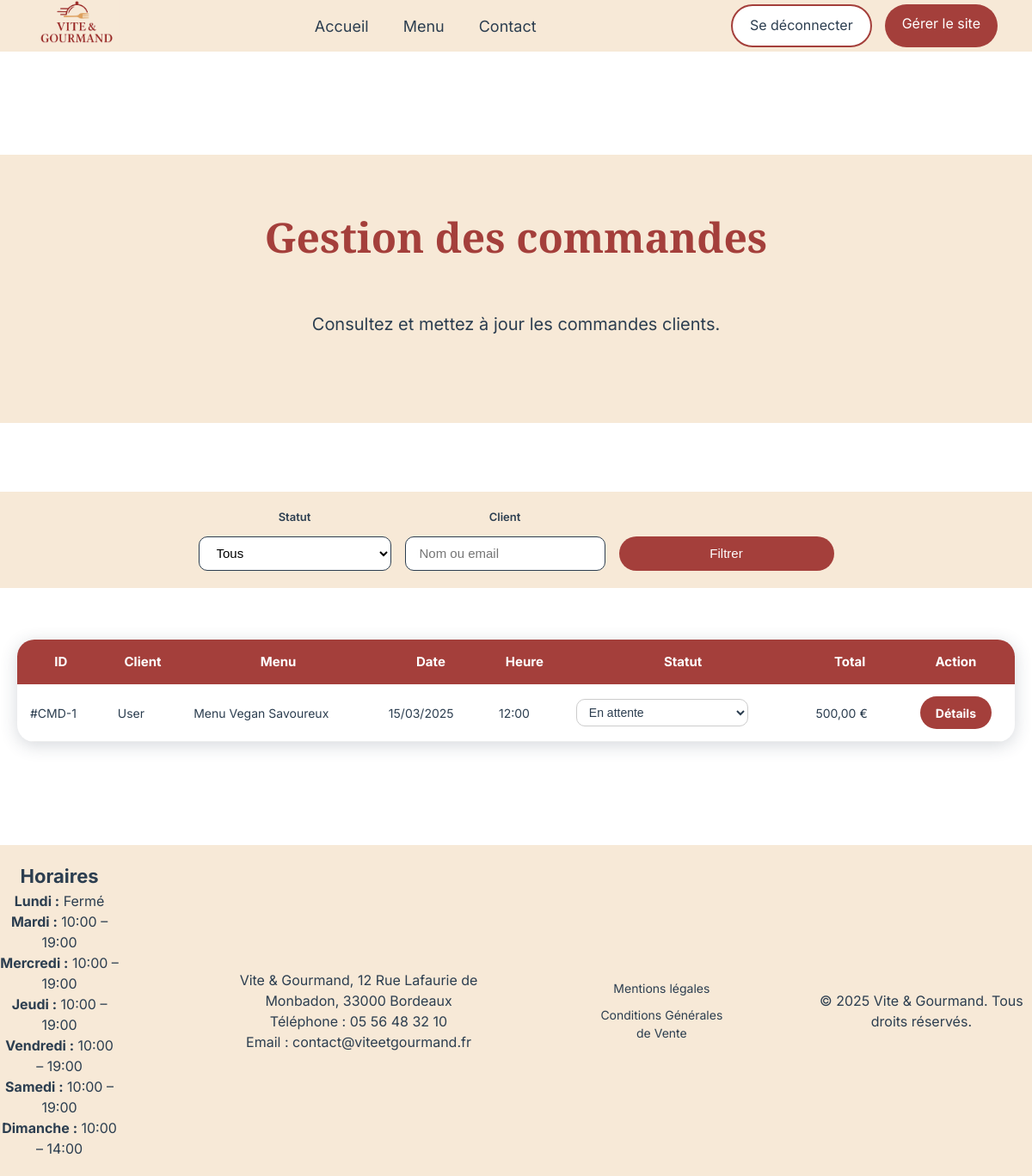
/public/gestion-commandes.php (signed in), run on the app's committed database.
### tables this page shows
CREATE TABLE commande (
    id INT AUTO_INCREMENT PRIMARY KEY,
    utilisateur_id INT NOT NULL,
    menu_id INT NOT NULL,
    date_prestation DATETIME NOT NULL,
    adresse VARCHAR(255) NOT NULL,
    ville VARCHAR(100) NOT NULL,
    nb_personnes INT NOT NULL,
    prix_total DECIMAL(10,2) NOT NULL,
    statut VARCHAR(50) DEFAULT 'en_attente',
    pret_materiel BOOLEAN DEFAULT FALSE,
    date_limite_retour DATE,
    FOREIGN KEY (utilisateur_id) REFERENCES utilisateur(id),
    FOREIGN KEY (menu_id) REFERENCES menu(id)
);

CREATE TABLE utilisateur (
    id INT AUTO_INCREMENT PRIMARY KEY,
    prenom VARCHAR(50) NOT NULL,
    nom VARCHAR(50) NOT NULL,
    email VARCHAR(100) NOT NULL UNIQUE,
    gsm VARCHAR(150),
    adresse VARCHAR(255) NOT NULL,
    ville VARCHAR(100) NOT NULL,
    code_postal VARCHAR(10) NOT NULL,
    mot_de_passe VARCHAR(255) NOT NULL,
    reset_token VARCHAR(255),
    reset_expires DATETIME,
    role VARCHAR(50) DEFAULT 'user',
    actif BOOLEAN DEFAULT TRUE
);

CREATE TABLE menu (
    id INT AUTO_INCREMENT PRIMARY KEY,
    nom VARCHAR(100) NOT NULL,
    description TEXT,
    description_longue TEXT,
    theme VARCHAR(100),
    regime VARCHAR(100),
    nb_personnes_min INT NOT NULL,
    prix_base DECIMAL(10,2) NOT NULL,
    stock INT NOT NULL,
    image VARCHAR(255)
);

CREATE TABLE horaire (
    id INT AUTO_INCREMENT PRIMARY KEY,
    jour VARCHAR(20) NOT NULL,
    ouverture TIME NULL,
    fermeture TIME NULL
);

### models/commandeModel.php (called while the page is built, shortened)
<?php
function getCommandesFiltrees(PDO $pdo, ?string $statut, ?string $client): array
{
    $sql = "
        SELECT
            c.id,
            c.date_prestation,
            c.prix_total,
            c.statut,
            c.date_limite_retour,
            u.nom AS client_nom,
            u.email AS client_email,
            m.nom AS menu_nom
        FROM commande c
        JOIN utilisateur u ON c.utilisateur_id = u.id
        JOIN menu m ON c.menu_id = m.id
        WHERE 1 = 1
    ";
    $params = [];
    $sql .= " ORDER BY c.date_prestation ASC";
    $stmt = $pdo->prepare($sql);
    $stmt->execute($params);
    return $stmt->fetchAll(PDO::FETCH_ASSOC);
}

### models/horaireModel.php (called while the page is built, shortened)
<?php
function getHoraires(PDO $pdo): array
{
    $stmt = $pdo->query("
        SELECT jour, ouverture, fermeture
        FROM horaire
        ORDER BY id
    ");
    return $stmt->fetchAll(PDO::FETCH_ASSOC);
}

### public/gestion-commandes.php (the view, shortened to what this page needs)
<?php
require_once __DIR__ . '/../config/database.php';
require_once __DIR__ . '/../models/commandeModel.php';
$statut = $_GET['statut'] ?? '';
$client = $_GET['client'] ?? '';
$commandes = getCommandesFiltrees($pdo, $statut ?: null, $client ?: null);
?>
<!DOCTYPE html>
<html lang="fr">
<head>
    <?php
    require_once __DIR__ . '/../partials/head.php';
    ?>
</head>
<body>
<?php require_once __DIR__ . '/../partials/header.php'; ?>
<main id="main-content">
    <section class="hero-section commandes-hero">
        <h1>Gestion des commandes</h1>
        <p>Consultez et mettez à jour les commandes clients.</p>
    </section>
    <section class="filtres">
        <form method="GET" class="ca-filter-form">
            <div>
                <label for="statut">Statut</label>
                <select name="statut" id="statut">
                    <option value="" <?= $statut === '' ? 'selected' : '' ?>>Tous</option>
                </select>
            </div>
            <div>
                <label for="client">Client</label>
                <input
                    type="text"
                    name="client"
                    id="client"
                    placeholder="Nom ou email"
                    value="<?= htmlspecialchars($client) ?>"
                >
            </div>
            <button type="submit" class="btn-commande">
                Filtrer
            </button>
        </form>
    </section>
    <section class="commandes-admin-container">
        <table class="commandes-admin-table">
            <thead>
                <tr>
                    <th>ID</th>
                    <th>Client</th>
                    <th>Menu</th>
                    <th>Date</th>
                    <th>Heure</th>
                    <th>Statut</th>
                    <th>Total</th>
                    <th>Action</th>
                </tr>
            </thead>
            <tbody>
                <?php foreach ($commandes as $commande): ?>
                    <tr>
                        <td>#CMD-<?= (int) $commande['id'] ?></td>
                        <td><?= htmlspecialchars($commande['client_nom']) ?></td>
                        <td><?= htmlspecialchars($commande['menu_nom']) ?></td>
                        <td><?= date('d/m/Y', strtotime($commande['date_prestation'])) ?></td>
                        <td><?= date('H:i', strtotime($commande['date_prestation'])) ?></td>
                        <td>
                            <?php if ($commande['statut'] === 'annulee'): ?>
                                <span class="status annulee">Annulée</span>
                            <?php else: ?>
                                <form method="POST" class="statut-form" style="display:inline;">
                                    <select name="statut" class="select-statut" onchange="this.form.submit()">
                                        <option value="en_attente" <?= $commande['statut'] === 'en_attente' ? 'selected' : '' ?>>En attente</option>
                                    </select>
                                </form>
                            <?php endif; ?>
                        </td>
                        <td><?= number_format((float) $commande['prix_total'], 2, ',', ' ') ?> €</td>
                        <td>
                            <a
                                href="commande-detail-employe.php?id=<?= (int) $commande['id'] ?>"
                                class="btn-commande"
                            >
                                Détails
                            </a>
                        </td>
                    </tr>
                <?php endforeach; ?>
            </tbody>
        </table>
    </section>
</main>
<?php require_once __DIR__ . '/../partials/footer.php'; ?>
</body>
</html>

### partials/footer.php (shortened to what this page needs)
<?php
require_once __DIR__ . '/../config/database.php';
require_once __DIR__ . '/../models/horaireModel.php';
$horaires = getHoraires($pdo);
?>
<footer>
        <div class="footer-container">
            <div class="horaires">
                <h3>Horaires</h3>
                <?php foreach ($horaires as $h): ?>
                    <p>
                        <strong><?= ucfirst($h['jour']) ?> :</strong>
                        <?php if ($h['ouverture'] && $h['fermeture']): ?>
                            <?= substr($h['ouverture'], 0, 5) ?> – <?= substr($h['fermeture'], 0, 5) ?>
                        <?php else: ?>
                            Fermé
                        <?php endif; ?>
                    </p>
                <?php endforeach; ?>
            </div>
            <div class="contact">
                <p>Vite & Gourmand, 12 Rue Lafaurie de Monbadon, 33000 Bordeaux</p>
                <p>Téléphone : 05 56 48 32 10</p>
                <p>Email : contact@viteetgourmand.fr </p>
            </div>
            <div class="legal">
                <a href="mentions-legales.php">Mentions légales</a>
                <a href="cgv.php">Conditions Générales de Vente</a>
            </div>
            <div class="copyright">
                <p>&copy; 2025 Vite & Gourmand. Tous droits réservés.</p>
            </div>
        </div>
    </footer>

### public/assets/css/style.css (style rules this page uses)
* { margin: 0; padding: 0; box-sizing: border-box; }
h3 { font-size: 1.375rem; }
p { font-size: 1rem; }
html, body { overflow-x: hidden; }
body { font-family: 'Inter', sans-serif; background-color: #FFFFFF; color: #2C3E50; line-height: 1.5; }
h1 { font-weight: bold; font-size: 3rem; font-family: 'Playfair Display', serif; color: #A43F3B; }
.footer-container { display: flex; flex-direction: row; justify-content: center; align-items: center; background-color: #F7E9D7; color: #2C3E50; text-align: center; padding: 20px 0; gap: 100px; }
.legal { display: flex; flex-direction: column; gap: 10px; font-size: 0.875rem; }
.legal a { color: #2C3E50; text-decoration: none; }
.hero-section { display: flex; flex-direction: column; align-items: center; background-color: #F7E9D7; padding: 60px 20px; margin-bottom: 80px; }
.hero-section p { font-size: 1.25rem; margin-bottom: 40px; }
.hero-section h1 { margin-bottom: 50px; }
.filtres { display: flex; flex-direction: row; justify-content: center; align-items: center; gap: 20px; margin-bottom: 80px; margin-top: 80px; background-color: #F7E9D7; padding: 20px 0; }
.btn-commande { display:flex; align-items: center; justify-content: center; cursor: pointer; width:250px; height:60px; background: #A43F3B; color:white; text-decoration:none; text-align:center; border-radius:30px; margin: 0 auto 60px auto; border: none; font-size: 1rem; }
.ca-filter-form { display: flex; gap: 40px; align-items: flex-end; }
.ca-filter-form label { font-size: 1rem; font-weight: bold; color: #2C3E50; margin-bottom: 8px; }
.ca-filter-form input { padding: 10px 15px; border-radius: 10px; border: 1px solid #ccc; font-size: 1rem; color: #2C3E50; }
.ca-filter-form button { padding: 10px 20px; border: none; border-radius: 30px; cursor: pointer; height: 40px; font-size: 1rem; margin:auto; }
.commandes-admin-container { max-width: 1300px; margin: 0 auto 120px auto; padding: 0 20px; }
.commandes-admin-table { width: 100%; border-collapse: collapse; background-color: white; border-radius: 20px; overflow: hidden; box-shadow: 0 4px 20px rgba(44, 62, 80, 0.2); }
.commandes-admin-table thead { background-color: #A43F3B; }
.commandes-admin-table th { padding: 15px; text-align: center; font-size: 0.9375rem; color: white; white-space: nowrap; }
.commandes-admin-table td { padding: 14px 15px; font-size: 0.875rem; color: #2C3E50; border-bottom: 1px solid #eee; vertical-align: middle; }
.commandes-admin-table td:nth-child(8) { font-weight: bold; }
.commandes-admin-table select { padding: 6px 10px; border-radius: 10px; border: 1px solid #ccc; font-size: 0.875rem; background-color: white; cursor: pointer; color: #2C3E50; }
.commandes-admin-table td:last-child { text-align: center; }
.commandes-admin-table .btn-commande { height: 38px; font-size: 0.875rem; padding: 0 18px; display: inline-flex; margin:auto; width: auto; }
.filtres { display: flex; justify-content: center; background-color: #F7E9D7; padding: 20px 0; margin: 60px 0; }
.ca-filter-form { display: flex; gap: 16px; align-items: flex-end; }
.ca-filter-form > div { display: flex; flex-direction: column; align-items: center; gap: 4px; }
.ca-filter-form label { font-size: 0.8125rem; font-weight: 600; color: #2C3E50; }
.ca-filter-form select, .ca-filter-form input[type="text"] { height: 40px; padding: 0 16px; border: 1px solid #2C3E50; border-radius: 10px; background-color: white; font-size: 0.9375rem; cursor: pointer; }
.ca-filter-form .btn-commande { height: 40px; padding: 0 24px; font-size: 0.9375rem; margin-bottom: 0; }

### data on the page
commande: id "1", utilisateur.nom "User", menu.nom "Menu Vegan Savoureux", date_prestation "15/03/2025", date_prestation "12:00", prix_total "500,00"
horaire: jour "Lundi", shows "Fermé"
horaire: jour "Mardi", ouverture "10:00", fermeture "19:00"
horaire: jour "Mercredi", ouverture "10:00", fermeture "19:00"
horaire: jour "Jeudi", ouverture "10:00", fermeture "19:00"
horaire: jour "Vendredi", ouverture "10:00", fermeture "19:00"
horaire: jour "Samedi", ouverture "10:00", fermeture "19:00"
horaire: jour "Dimanche", ouverture "10:00", fermeture "14:00"

### other printed values
$profilLabel "Gérer le site"
